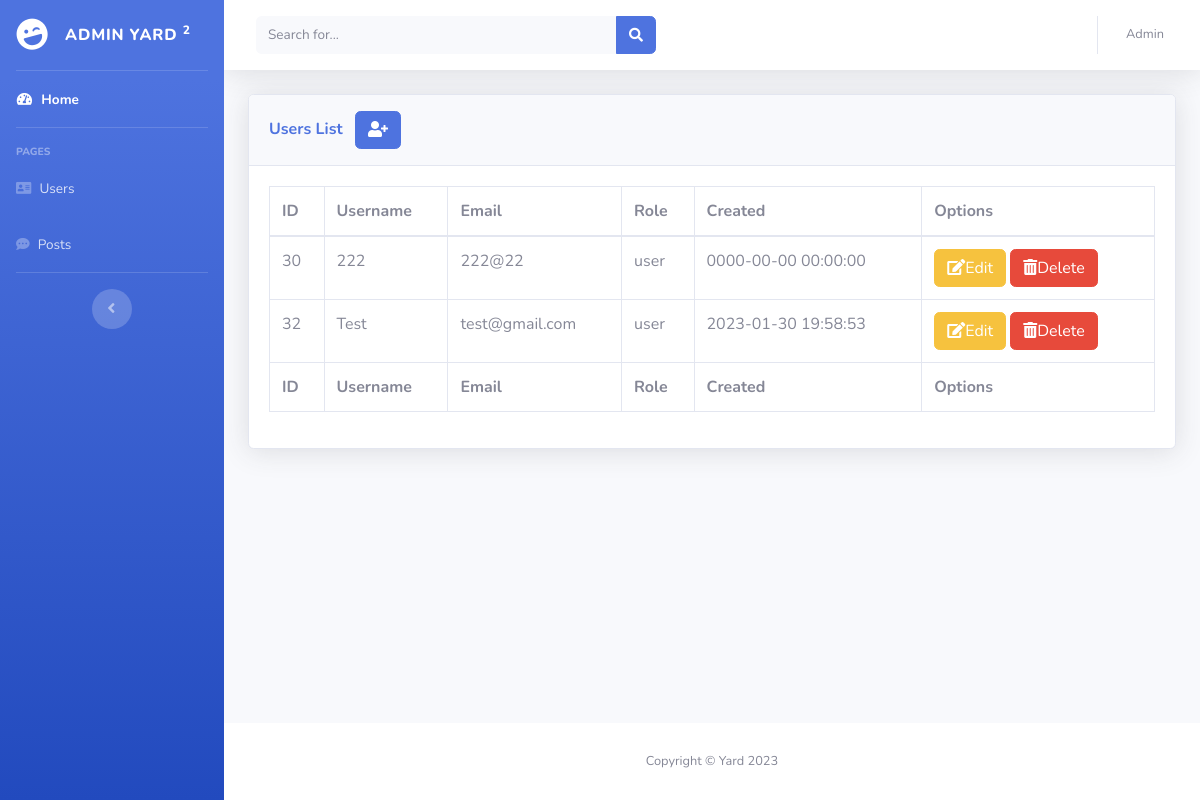
The page /admin/users.php (signed in) on the database its author committed.
### tables this page shows
CREATE TABLE `users` (
  `id` int(11) NOT NULL,
  `username` varchar(255) DEFAULT NULL,
  `email` varchar(255) DEFAULT NULL,
  `is_confirmed` varchar(255) DEFAULT NULL,
  `role` enum('admin','user') DEFAULT 'user',
  `password` varchar(255) DEFAULT NULL,
  `created` datetime NOT NULL DEFAULT current_timestamp()
);

### configs/helpers.php (called while the page is built, shortened)
<?php
function getCurrentUser() {
    global $conn;
    $is_session = isset($_SESSION["user_id"]) && $_SESSION["user_id"] != null;
    $is_cookie = isset($_COOKIE["user_id"]) && $_COOKIE["user_id"] != null;
    if($is_session || $is_cookie) {
        $userID = $is_session ? $_SESSION["user_id"] : $_COOKIE["user_id"];
        $sql = "SELECT * FROM users WHERE id=" . $userID;
        $result = mysqli_query($conn, $sql);
        return $result->fetch_assoc();
    } else {
        return null;
    }
}
?>

### admin/modules/users/all.php (the view)
<div class="card shadow mb-4">
    <div class="card-header py-3">
        <h6 class="m-0 font-weight-bold text-primary">Users List
            <a href="?page=add" class="btn btn-primary ml-2"><i class="fas fa-user-plus"></i></a>
        </h6>
    </div>
    <div class="card-body">
        <div class="table-responsive">
            <table class="table table-bordered" id="dataTable" width="100%" cellspacing="0">
                <thead>
                    <tr>
                        <th>ID</th>
                        <th>Username</th>
                        <th>Email</th>
                        <th>Role</th>
                        <th>Created</th>
                        <th>Options</th>
                    </tr>
                </thead>
                <tfoot>
                    <tr>
                        <th>ID</th>
                        <th>Username</th>
                        <th>Email</th>
                        <th>Role</th>
                        <th>Created</th>
                        <th>Options</th>
                    </tr>
                </tfoot>
                <tbody>
                    <?php
                        $sql = "SELECT * FROM users WHERE id!=" . $user['id'];
                        $result = mysqli_query($conn, $sql);
                        while($row = $result->fetch_assoc()) {
                            ?>
                            <tr>
                                <td><?php echo $row['id']; ?></td>
                                <td><?php echo $row['username']; ?></td>
                                <td><?php echo $row['email']; ?></td>
                                <td><?php echo $row['role']; ?></td>
                                <td><?php echo $row['created']; ?></td>
                                <td>
                                    <a href="?page=edit&id=<?php echo $row['id']; ?>" class="btn btn-warning"><i class="fas fa-edit"></i>Edit</a>
                                    <a href="/admin/modules/users/delete.php?id=<?php echo $row['id']; ?>" class="btn btn-danger"><i class="fas fa-trash-alt"></i>Delete</a>
                                </td>
                            </tr>
                            <?php
                        }
                    ?>
                </tbody>
            </table>
        </div>
    </div>
</div>

### rows shown on the page
users: id "30", username "222", email "222@22", role "user", created "0000-00-00 00:00:00"
users: id "32", username "Test", email "test@gmail.com", role "user", created "2023-01-30 19:58:53"
